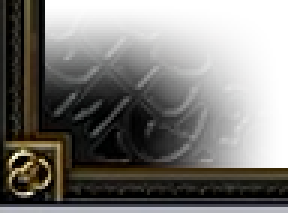
#> input picture assets/classic/corner_bottom_left.png, 96 x 71 px, given in place of classic_2004_addons_concept.png, which was not available (shown 3 times larger)
$ python -i build_classic_assets.py   (imports and definitions only)
#> lines starting #> are read from the running program, lines starting #| are printed output that depends on the picture; after the words box and inside, x2 and y2 are one past the last pixel; in counts of white or black regions, pixels touching at a corner belong together
"""Rebuild the Classic (2004) theme's runtime artwork from the artwork pack.

    python tools/build_classic_assets.py PATH/TO/EqUpdater_Classic_2004_Art_V1

Writes ``assets/classic/*.png``. Everything is cropping, mirroring, feathering,
and classical (non-generative) inpainting of the *supplied* images:

* frame corners/edges, stone buttons, flames: the 2004 installer crops
  (``04_extracted_installer_details``, ``05_prototype_9slice``), unaltered
  apart from rectangular crops;
* scenery (sky, ruins, statues, braziers) and the logo plaque: cut from the
  supplied concept (``03_visual_target``), with the text/UI baked into it
  painted out by diffusion inpainting (OpenCV Telea) so it can be drawn live.

No image-generation model is involved. Needs Pillow, numpy and opencv-python.
This is a development tool; the application only ships the PNG output.
"""
from __future__ import annotations

import os
import shutil
import sys

import cv2
import numpy as np
from PIL import Image, ImageFilter

HERE = os.path.dirname(os.path.abspath(__file__))
OUT = os.path.join(os.path.dirname(HERE), "assets", "classic")


def inpaint(img: Image.Image, boxes, *, grow=6, scale=4) -> Image.Image:
    """Paint out ``boxes`` (left, top, right, bottom) by diffusion from their
    surroundings, done at 1/scale size and blended back with film grain so a
    large hole does not look like a flat smear."""
    rgb = np.array(img.convert("RGB"))
    h, w = rgb.shape[:2]
    mask = np.zeros((h, w), np.uint8)
    for l, t, r, b in boxes:
        mask[max(0, t - grow):b + grow, max(0, l - grow):r + grow] = 255
    small = cv2.resize(rgb, (w // scale, h // scale), interpolation=cv2.INTER_AREA)
    msmall = cv2.resize(mask, (w // scale, h // scale), interpolation=cv2.INTER_NEAREST)
    msmall = cv2.dilate(msmall, np.ones((3, 3), np.uint8))
    filled = cv2.inpaint(small, msmall, 5, cv2.INPAINT_TELEA)
    filled = cv2.GaussianBlur(filled, (0, 0), 2.0)
    big = cv2.resize(filled, (w, h), interpolation=cv2.INTER_CUBIC)
    rng = np.random.default_rng(7)
    grain = rng.normal(0, 3.0, big.shape[:2])[..., None]
    big = np.clip(big.astype(np.float32) + grain, 0, 255)
    soft = cv2.GaussianBlur(mask, (0, 0), 3).astype(np.float32)[..., None] / 255
    out = rgb * (1 - soft) + big * soft
    return Image.fromarray(out.astype(np.uint8))


def feather(img: Image.Image, *, left=0, right=0, top=0, bottom=0) -> Image.Image:
    """RGBA copy whose alpha ramps from 0 to 1 over the given pixel widths."""
    img = img.convert("RGBA")
    w, h = img.size
    a = np.ones((h, w), np.float32)
    xs, ys = np.arange(w, dtype=np.float32), np.arange(h, dtype=np.float32)
    if left:
        a *= np.clip(xs / left, 0, 1)[None, :]
    if right:
        a *= np.clip((w - 1 - xs) / right, 0, 1)[None, :]
    if top:
        a *= np.clip(ys / top, 0, 1)[:, None]
    if bottom:
        a *= np.clip((h - 1 - ys) / bottom, 0, 1)[:, None]
    a = a * a * (3 - 2 * a)                       # smoothstep
    img.putalpha(Image.fromarray((a * 255).astype(np.uint8)))
    return img


def main(pack: str) -> None:
#> called with pack = '../assets/classic/corner_bottom_left.png'
    concept = Image.open(os.path.join(
        pack, "03_visual_target", "classic_2004_addons_concept.png")).convert("RGB")
    det = os.path.join(pack, "04_extracted_installer_details")
    nine = os.path.join(pack, "05_prototype_9slice")
    os.makedirs(OUT, exist_ok=True)

    # Stone texture first: panels and the plaque's stone use it.
    stone = Image.open(os.path.join(
        nine, "button_blank_365px_prototype.png")).convert("RGB")
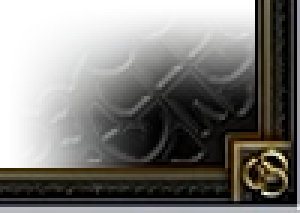
#> input picture assets/classic/corner_bottom_right.png, 100 x 71 px, given in place of button_blank_365px_prototype.png, which was not available (shown 3 times larger)
    cell = stone.crop((51, 14, 314, 49))
    tex = Image.new("RGB", (263 * 4, 35 * 8))
#> tex: PIL image 1052x280 RGB; every value is 0
    for y in range(0, tex.height, 35):
        for x in range(0, tex.width, 263):
            tex.paste(cell, (x, y))
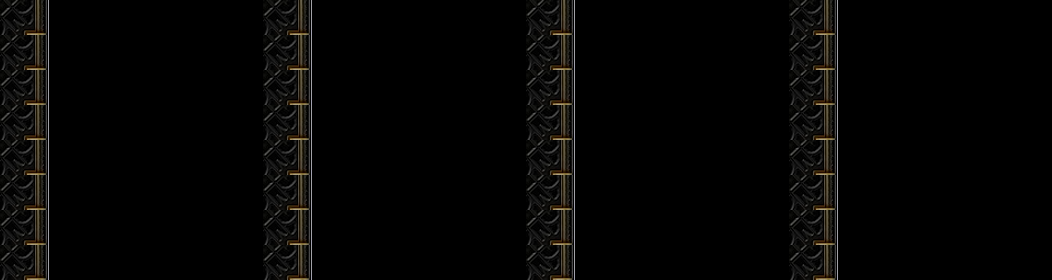
#> tex: PIL image 1052x280 RGB; mean R, G, B 5.3, 4.9, 4.2
    from PIL import ImageEnhance, ImageDraw
    tex = ImageEnhance.Color(tex).enhance(0.38)
    tex = Image.blend(Image.new("RGB", tex.size, "#0b1726"), tex, 0.17)
    tex.crop((0, 0, 263 * 2, 35 * 4)).save(
        os.path.join(OUT, "stone_tile.png"), optimize=True)

    # 1. Scenery between the statues. Work on the client area only (below
    # the concept's fake title bar), so nothing of it can bleed in.
    ox, oy = 14, 50
    area = concept.crop((ox, oy, 1658, 872))

    def rel(l, t, r, b):
        return (l - ox, t - oy, r - ox, b - oy)

    # Sky behind the logo plaque: the mirrored sky from its right.
    sky = area.crop(rel(580, 50, 1010, 135)).transpose(Image.FLIP_LEFT_RIGHT)
#> sky: PIL image 430x85 RGB; every value is 0
    sky_mask = feather(sky, right=30, bottom=20).getchannel("A")
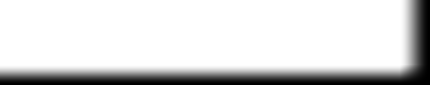
#> sky_mask: PIL image 430x85 L; min 0, max 255, mean 215.1
    area.paste(sky.resize((430, 85)), rel(150, 50, 580, 135), sky_mask)
    # Under the tabs: the horizon's last rows drawn on downward, blurred
    # sideways and fading to the dark above the panel.
    band = area.crop(rel(150, 122, 1522, 132)).resize((1372, 1))
    band = band.filter(ImageFilter.GaussianBlur(14))
    fill = Image.new("RGB", (1372, 86))
#> fill: PIL image 1372x86 RGB; every value is 0
    dark = (14, 9, 8)
    for y in range(86):
        t = min(1.0, y / 60.0) ** 0.8
        row = band.point(lambda v, t=t: v)  # copy
        px = [tuple(round(c * (1 - t) + d * t) for c, d in zip(band.getpixel((x, 0)), dark))
              for x in range(1372)]
        r = Image.new("RGB", (1372, 1))
        r.putdata(px)
        fill.paste(r, (0, y))
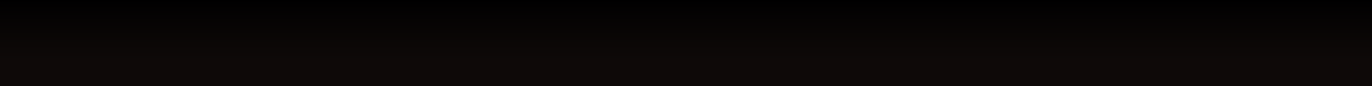
#> fill: PIL image 1372x86 RGB; mean R, G, B 9.6, 6.16, 5.47
    area.paste(fill, rel(150, 132, 1522, 218))
    # Behind the panel (covered at run time, but its margins show): a smooth
    # haze from the header's dark down to the ground's horizon colour.
    top_row = area.crop(rel(150, 217, 1522, 218)).resize((1372, 1))
    bot_row = area.crop(rel(150, 736, 1522, 737)).resize((1372, 1)).filter(
        ImageFilter.GaussianBlur(30))
    ph = 736 - 218
    haze = Image.new("RGB", (1372, ph))
#> haze: PIL image 1372x518 RGB; every value is 0
    for y in range(ph):
        t = (y / ph) ** 2.2
        a = top_row
        r = Image.blend(a, bot_row, t)
        haze.paste(r, (0, y))
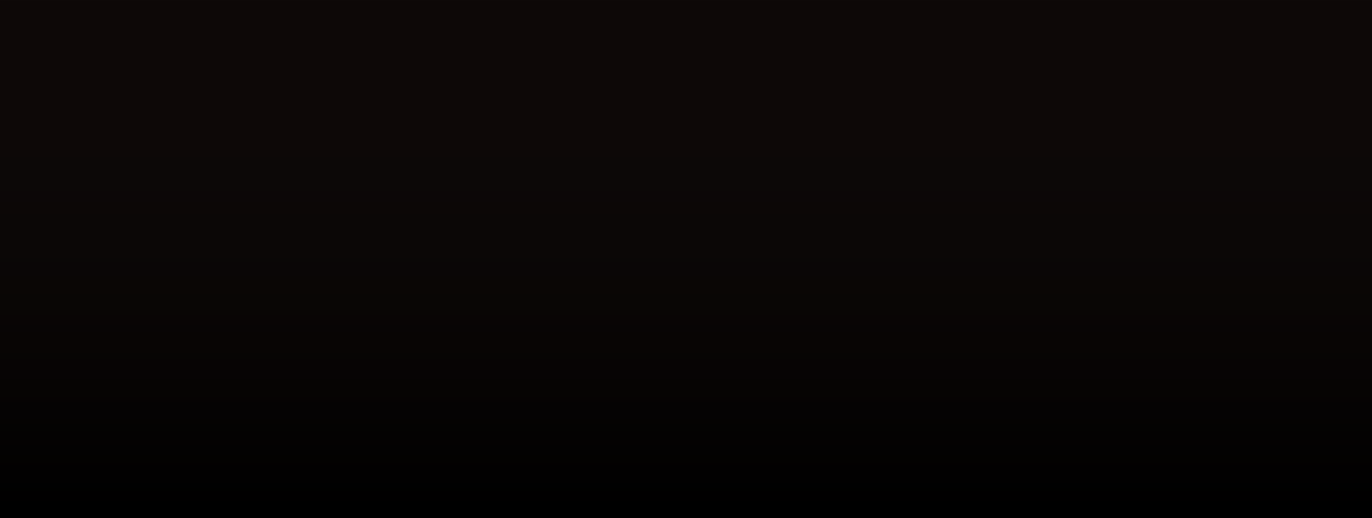
#> haze: PIL image 1372x518 RGB; mean R, G, B 9.08, 5.62, 4.93
    area.paste(haze, rel(150, 218, 1522, 736))
    # The rest of the UI: painted out by diffusion. The footer shows the
    # ground, so it needs to be plausible.
    ui_boxes = [
        rel(150, 742, 385, 782),      # status text
        rel(150, 782, 515, 868),      # PLAY and the update arrow
        rel(1375, 778, 1525, 872),    # Discord / Ko-fi / version
    ]
    clean = inpaint(area, ui_boxes)
#> in inpaint, `msmall = cv2.resize(mask, (w // scale, h // scale), interpolation=cv2...`:
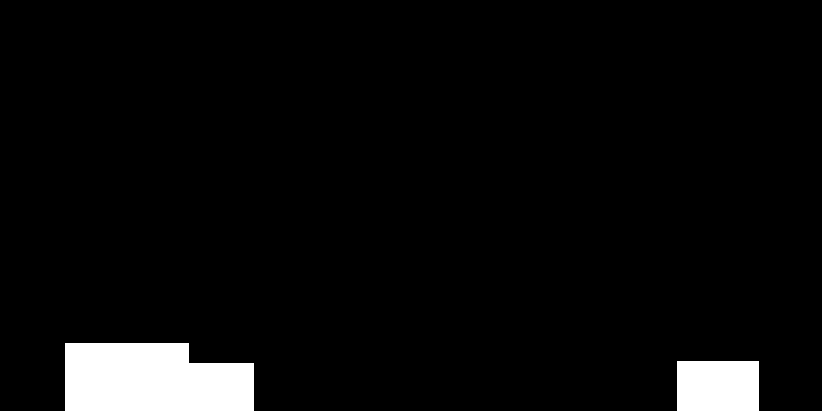
#> mask: shape (822, 1644) (shown at 1/2 size); 4.6% white; 2 white regions, box (x1, y1, x2, y2) and area: (130, 686, 507, 822) 46072, (1355, 722, 1517, 822) 16200
    clean.crop((150 - ox, 0, 1522 - ox, clean.height)).save(
        os.path.join(OUT, "scene.png"), optimize=True)

    # 2. The statues and braziers that flank the panel, feathered into it.
    left = clean.crop((0, 80, 152 - ox, 750))
    feather(left, right=40, top=60, bottom=60).save(
        os.path.join(OUT, "side_left.png"), optimize=True)
    right = clean.crop((1522 - ox, 80, 1658 - ox, 750))
    feather(right, left=40, top=60, bottom=60).save(
        os.path.join(OUT, "side_right.png"), optimize=True)

    # 3. The logo plaque with its wordmark and icon replaced by stone grain
    # (the wordmark is drawn live, in the user's font).
    plaque = concept.crop((112, 42, 572, 212)).convert("RGB")
#> plaque: PIL image 460x170 RGB; every value is 0
    blue = Image.new("RGB", plaque.size, (22, 40, 66))
    stone_patch = Image.blend(blue, tex.crop((0, 0, 460, 170)).resize(plaque.size), 0.55)
    grad = Image.linear_gradient("L").resize(plaque.size).transpose(Image.FLIP_TOP_BOTTOM)
    stone_patch = Image.composite(
        Image.blend(stone_patch, Image.new("RGB", plaque.size, (46, 74, 112)), 0.45),
        stone_patch, grad.point(lambda v: v // 3))
    hole = Image.new("L", plaque.size, 0)
#> hole: PIL image 460x170 L; every value is 0
    ImageDraw.Draw(hole).rounded_rectangle((46, 50, 408, 130), radius=14, fill=255)
#> hole: PIL image 460x170 L; 37.4% white; 1 white region, box (x1, y1, x2, y2) and area: (46, 50, 409, 131) 29219
    plaque.paste(stone_patch, (0, 0), hole.filter(ImageFilter.GaussianBlur(5)))
    rgba = plaque.convert("RGBA")
    mask = Image.new("L", rgba.size, 0)
    ImageDraw.Draw(mask).rounded_rectangle(
        (3, 10, rgba.width - 4, rgba.height - 20), radius=46, fill=255)
#> mask: PIL image 460x170 L; 79.5% white; 1 black region, box (x1, y1, x2, y2) and area: (0, 0, 460, 170) 16066
    rgba.putalpha(mask.filter(ImageFilter.GaussianBlur(4)))
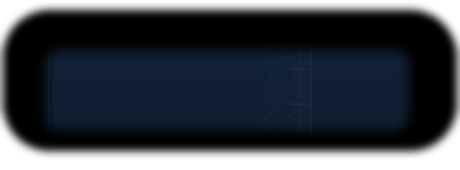
#> rgba: PIL image 460x170 RGBA; mean R, G, B, A 6.2, 11.7, 19, 202.5; transparent parts drawn white
    rgba.save(os.path.join(OUT, "plaque.png"), optimize=True)

    # 4. The 2004 installer's own frame, buttons and fire, unaltered.
    # Frame edges: only the rows/columns that are frame (the crops carry a
    # pixel or two of the screenshot's window chrome beside them).
    def sub(name, box):
        Image.open(os.path.join(det, name + "_reference.png")).convert("RGB") \
            .crop(box).save(os.path.join(OUT, name.replace("_reference", "") + ".png"))
    sub("frame_top_edge", (0, 1, 75, 14))
    sub("frame_bottom_edge", (0, 9, 72, 22))
    sub("frame_left_edge", (1, 0, 15, 53))
    sub("frame_right_edge", (16, 0, 30, 51))
    # Corners: opaque on the frame bars, fading into the scene beyond them.
    BAR = 14
    for name, box, flip in (
            ("corner_top_left", (1, 1, 97, 79), (False, False)),
            ("corner_top_right", (0, 1, 100, 80), (True, False)),
            ("corner_bottom_left", (1, 0, 97, 71), (False, True)),
            ("corner_bottom_right", (0, 0, 100, 71), (True, True))):
        im = Image.open(os.path.join(det, name + "_reference.png")).convert("RGB").crop(box)
        # Work as a top-left corner, then put it back.
        if flip[0]:
            im = im.transpose(Image.FLIP_LEFT_RIGHT)
        if flip[1]:
            im = im.transpose(Image.FLIP_TOP_BOTTOM)
        w, h = im.size
        a = feather(im, right=w * 0.55, bottom=h * 0.55).getchannel("A")
        bars = Image.new("L", (w, h), 0)
        ImageDraw.Draw(bars).rectangle((0, 0, w, BAR), fill=255)
        ImageDraw.Draw(bars).rectangle((0, 0, BAR, h), fill=255)
        from PIL import ImageChops
        a = ImageChops.lighter(a, bars)
        im = im.convert("RGBA")
        im.putalpha(a)
        if flip[0]:
            im = im.transpose(Image.FLIP_LEFT_RIGHT)
        if flip[1]:
            im = im.transpose(Image.FLIP_TOP_BOTTOM)
        im.save(os.path.join(OUT, name + ".png"), optimize=True)
    shutil.copyfile(os.path.join(det, "blizzard_badge_reference.png"),
                    os.path.join(OUT, "blizzard_badge.png"))
    for name in ("button_left_cap", "button_center_1px_repeat",
                 "button_right_cap", "small_button_left_cap",
                 "small_button_center_1px_repeat", "small_button_right_cap"):
        shutil.copyfile(os.path.join(nine, name + ".png"),
                        os.path.join(OUT, name + ".png"))

    print("wrote", OUT)


# [4 lines not run here, left out]

#> (the run stopped early here; a loop or call above may not have finished)
